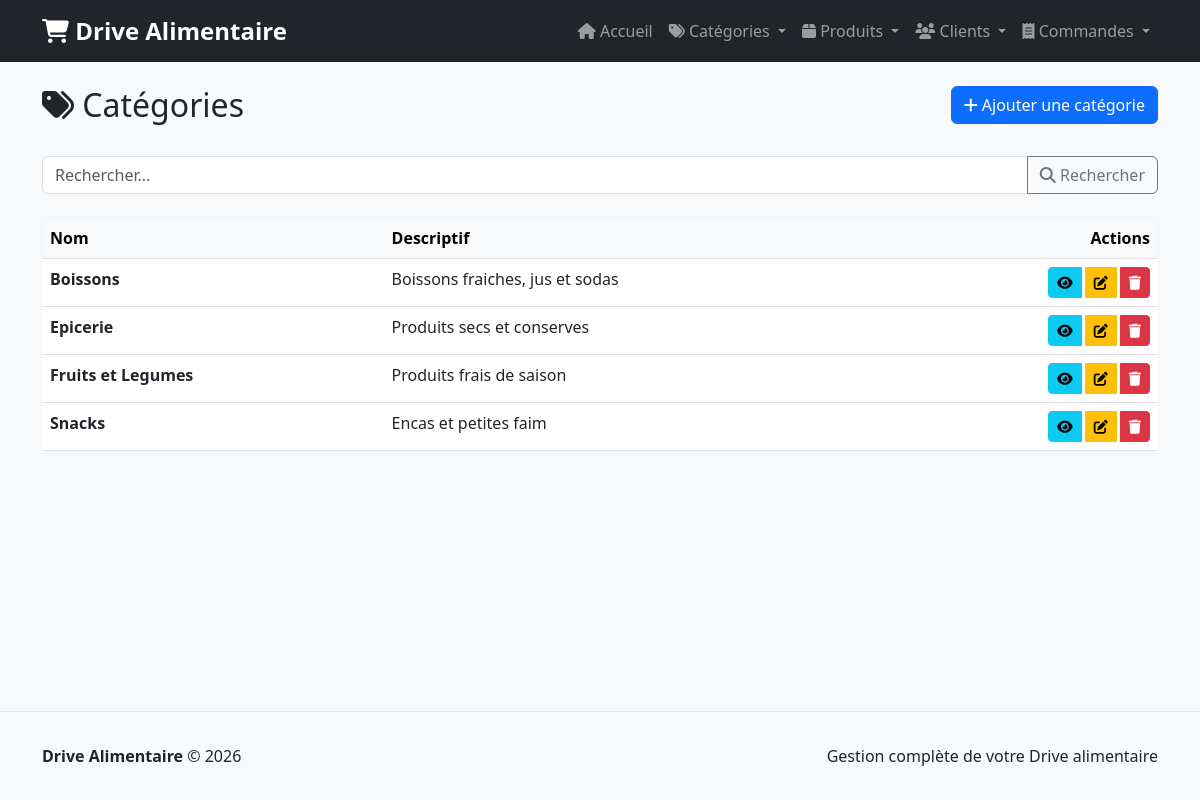
Page /categories/ on the committed database.
### app/models_sqlite.py (models this page shows, shortened)
class Categorie(models.Model):
    nom = models.CharField(max_length=200, unique=True)
    descriptif = models.TextField(blank=True, null=True)
    date_creation = models.DateTimeField(auto_now_add=True)
    class Meta:
        db_table = 'categories'
        verbose_name_plural = 'Catégories'
        ordering = ['nom']

### app/views.py (the view)
# urls.py: path('categories/', views.liste_categories, name='liste_categories'),
def liste_categories(request):
    categories = Categorie.objects.all()
    form = RechercheForm(request.GET)
    if form.is_valid() and form.cleaned_data.get('q'):
        q = form.cleaned_data['q']
        categories = Categorie.objects.filter(nom__icontains=q)
    paginator = Paginator(list(categories), 10)
    page_number = request.GET.get('page')
    page_obj = paginator.get_page(page_number)
    return render(request, 'categories/liste.html', {
        'page_obj': page_obj,
        'form': form,
    })

### app/forms.py
class RechercheForm(forms.Form):
    q = forms.CharField(
        label='Rechercher',
        required=False,
        widget=forms.TextInput(attrs={'class': 'form-control', 'placeholder': 'Rechercher...'})
    )

### templates/categories/liste.html (shortened to what this page needs)
{% extends "base.html" %}
{% block content %}
<div class="row mb-4">
    <div class="col-md-6">
        <h2><i class="fas fa-tags"></i> Catégories</h2>
    </div>
    <div class="col-md-6 text-end">
        <a href="{% url 'creer_categorie' %}" class="btn btn-primary">
            <i class="fas fa-plus"></i> Ajouter une catégorie
        </a>
    </div>
</div>
<div class="row mb-4">
    <div class="col-md-12">
        <form method="get" class="input-group">
            <input type="text" name="q" class="form-control" placeholder="Rechercher..." value="{{ form.q.value|default:'' }}">
            <button class="btn btn-outline-secondary" type="submit"><i class="fas fa-search"></i> Rechercher</button>
        </form>
    </div>
</div>
<div class="card">
    <div class="table-responsive">
        <table class="table table-hover mb-0">
            <thead class="table-light">
                <tr>
                    <th>Nom</th>
                    <th>Descriptif</th>
                    <th class="text-end">Actions</th>
                </tr>
            </thead>
            <tbody>
                {% for categorie in page_obj %}
                    <tr>
                        <td><strong>{{ categorie.nom }}</strong></td>
                        <td>{{ categorie.descriptif }}</td>
                        <td class="text-end">
                            <div class="btn-group btn-group-sm" role="group">
                                <a href="{% url 'voir_categorie' categorie.id %}" class="btn btn-info" title="Voir">
                                    <i class="fas fa-eye"></i>
                                </a>
                                <a href="{% url 'modifier_categorie' categorie.id %}" class="btn btn-warning" title="Modifier">
                                    <i class="fas fa-edit"></i>
                                </a>
                                <a href="{% url 'supprimer_categorie' categorie.id %}" class="btn btn-danger" title="Supprimer">
                                    <i class="fas fa-trash"></i>
                                </a>
                            </div>
                        </td>
                    </tr>
                {% empty %}
                    <tr>
                        <td colspan="3" class="text-center text-muted py-4">
                            <i class="fas fa-inbox"></i> Aucune catégorie trouvée
                        </td>
                    </tr>
                {% endfor %}
            </tbody>
        </table>
    </div>
</div>
{% endblock %}

### templates/base.html (style rules this page uses)
body { background-color: #f8f9fa; min-height: 100vh; display: flex; flex-direction: column; }
.card { box-shadow: 0 0 0.125rem rgba(0, 0, 0, 0.075); border: none; }
.btn-group-sm { gap: 0.25rem; }

### rows in the picture
Categorie: nom "Boissons", descriptif "Boissons fraiches, jus et sodas"
Categorie: nom "Epicerie", descriptif "Produits secs et conserves"
Categorie: nom "Fruits et Legumes", descriptif "Produits frais de saison"
Categorie: nom "Snacks", descriptif "Encas et petites faim"
